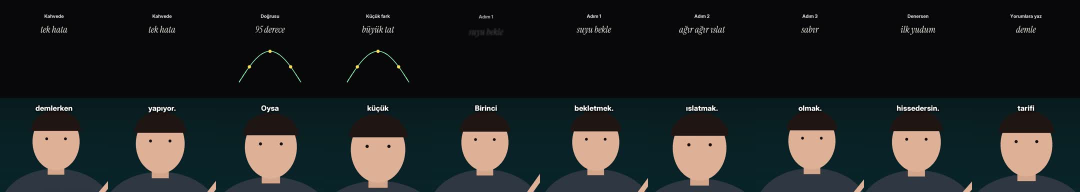
#> input picture video-kallaway-gibi/example/kanit-kontak.jpg, 2160 x 384 px (shown at 1/2 size)
$ python card.py ../../video-kallaway-gibi/example/kanit-kontak.jpg out.png
#> lines starting #> are read from the running program, lines starting #| are printed output that depends on the picture; after the words box and inside, x2 and y2 are one past the last pixel; in counts of white or black regions, pixels touching at a corner belong together
#!/usr/bin/env python3
"""Turn a frame (a screen, a reel, a post) into a card PNG with alpha for an image layer: crop, optional straighten, rounded corners,
border, and a soft halo (white or dark). Every look number is an argument the model chooses from its refs.
usage: card.py src.(png|jpg|mp4) out.png --crop x0,y0,x1,y1 [--at 3.2 (seconds, for a video)] [--quad x,y,x,y,x,y,x,y (corners tl,tr,br,bl of a screen filmed at an angle)]
               [--w 620] [--radius 28] [--border 6] [--border-color #FFFFFF] [--halo 40] [--halo-color #FFFFFF] [--halo-opacity 0.55] [--sharpen 0.6]"""
import argparse, subprocess, numpy as np, cv2
from PIL import Image, ImageDraw, ImageFilter

ap = argparse.ArgumentParser()
ap.add_argument('src'); ap.add_argument('out'); ap.add_argument('--crop', default=''); ap.add_argument('--at', type=float, default=0); ap.add_argument('--quad', default='')
ap.add_argument('--w', type=int, default=620); ap.add_argument('--radius', type=int, default=28); ap.add_argument('--border', type=int, default=6)
ap.add_argument('--border-color', default='#FFFFFF'); ap.add_argument('--halo', type=int, default=40); ap.add_argument('--halo-color', default='#FFFFFF')
ap.add_argument('--halo-opacity', type=float, default=0.55); ap.add_argument('--sharpen', type=float, default=0.0)
a = ap.parse_args()
if a.src.lower().endswith(('.mp4', '.mov')):
    raw = subprocess.run(['ffmpeg', '-v', 'error', '-ss', str(a.at), '-i', a.src, '-frames:v', '1', '-f', 'image2pipe', '-vcodec', 'png', '-'], capture_output=True, check=True).stdout
    im = cv2.cvtColor(cv2.imdecode(np.frombuffer(raw, np.uint8), cv2.IMREAD_COLOR), cv2.COLOR_BGR2RGB)
else:
    im = np.asarray(Image.open(a.src).convert('RGB'))
#> im is the input picture: shape (384, 2160, 3); mean R, G, B 32.3, 35.1, 35.4
if a.quad:
    q = np.array([float(v) for v in a.quad.split(',')], np.float32).reshape(4, 2)
    w = int(max(np.linalg.norm(q[1] - q[0]), np.linalg.norm(q[2] - q[3]))); h = int(max(np.linalg.norm(q[3] - q[0]), np.linalg.norm(q[2] - q[1])))
    im = cv2.warpPerspective(im, cv2.getPerspectiveTransform(q, np.float32([[0, 0], [w, 0], [w, h], [0, h]])), (w, h), flags=cv2.INTER_CUBIC)
elif a.crop:
    x0, y0, x1, y1 = [int(v) for v in a.crop.split(',')]; im = im[y0:y1, x0:x1]
h = int(im.shape[0] * a.w / im.shape[1])
#> h = 110
im = cv2.resize(im, (a.w, h), interpolation=cv2.INTER_AREA if a.w < im.shape[1] else cv2.INTER_CUBIC)
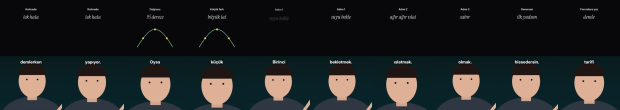
#> im: shape (110, 620, 3); mean R, G, B 32.3, 35.1, 35.4
if a.sharpen: im = cv2.addWeighted(im, 1 + a.sharpen, cv2.GaussianBlur(im, (0, 0), 2), -a.sharpen, 0)
pad = a.halo * 2 + a.border
W, H = a.w + 2 * pad, h + 2 * pad
#> W = 792; H = 282
card = Image.new('RGBA', (W, H), (0, 0, 0, 0))
#> card: PIL image 792x282 RGBA; every value is 0
m = Image.new('L', (W, H), 0); ImageDraw.Draw(m).rounded_rectangle([pad - a.border, pad - a.border, pad + a.w + a.border - 1, pad + h + a.border - 1], a.radius + a.border, fill=255)
#> after `m = Image.new('L', (W, H), 0)`: m: PIL image 792x282 L; every value is 0
#> after `ImageDraw.Draw(m).rounded_rectangle([pad - a.border, pad - a.border, p`:
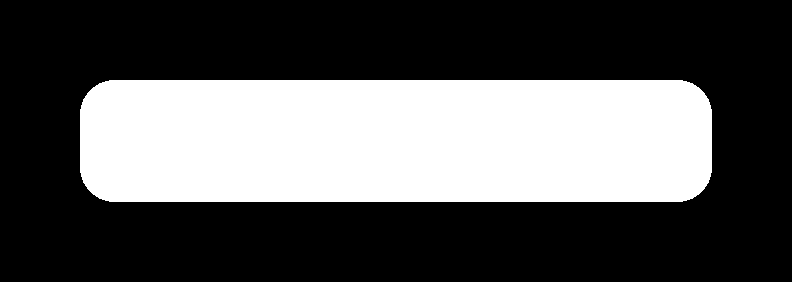
#> m: PIL image 792x282 L; 34.1% white; 1 white region, box (x1, y1, x2, y2) and area: (80, 80, 712, 202) 76064
if a.halo:
    hc = tuple(int(a.halo_color[i:i + 2], 16) for i in (1, 3, 5))
    halo = Image.new('RGBA', (W, H), hc + (0,)); halo.putalpha(m.filter(ImageFilter.GaussianBlur(a.halo)).point(lambda v: int(v * a.halo_opacity)))
    card = Image.alpha_composite(card, halo)
if a.border:
    bc = tuple(int(a.border_color[i:i + 2], 16) for i in (1, 3, 5))
    b = Image.new('RGBA', (W, H), bc + (255,)); b.putalpha(m); card = Image.alpha_composite(card, b)
#> after `b = Image.new('RGBA', (W, H), bc + (255,))`: b: PIL image 792x282 RGBA; every value is 255
inner = Image.new('L', (W, H), 0); ImageDraw.Draw(inner).rounded_rectangle([pad, pad, pad + a.w - 1, pad + h - 1], a.radius, fill=255)
#> after `ImageDraw.Draw(inner).rounded_rectangle([pad, pad, pad + a.w - 1, pad `:
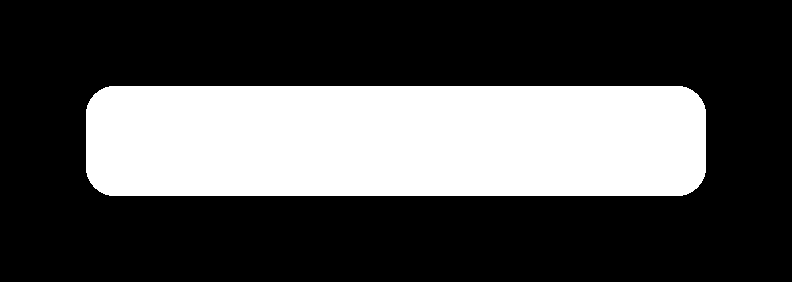
#> inner: PIL image 792x282 L; 30.2% white; 1 white region, box (x1, y1, x2, y2) and area: (86, 86, 706, 196) 67504
ph = Image.new('RGBA', (W, H), (0, 0, 0, 0)); ph.paste(Image.fromarray(im), (pad, pad)); ph.putalpha(inner)
#> after `ph.paste(Image.fromarray(im), (pad, pad))`:
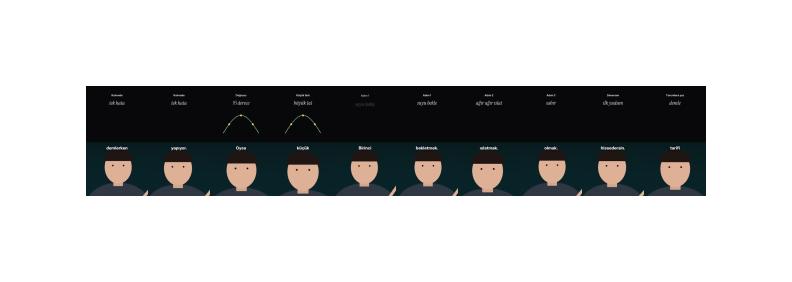
#> ph: PIL image 792x282 RGBA; mean R, G, B, A 9.9, 10.7, 10.8, 77.9; transparent parts drawn white
Image.alpha_composite(card, ph).save(a.out)
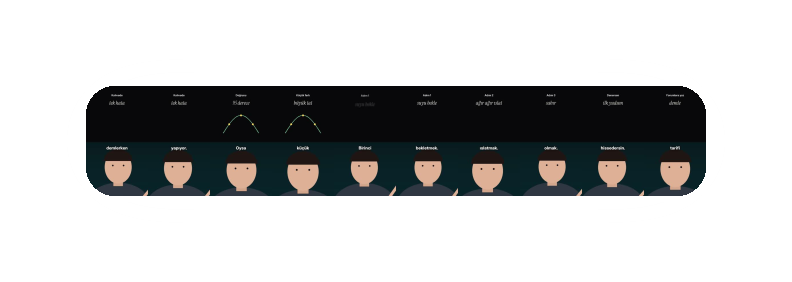
#> saved as out.png: PIL image 792x282 RGBA; mean R, G, B, A 180.3, 181.1, 181.2, 100.8; transparent parts drawn white
print(a.out, W, H)
#| out.png 792 282
